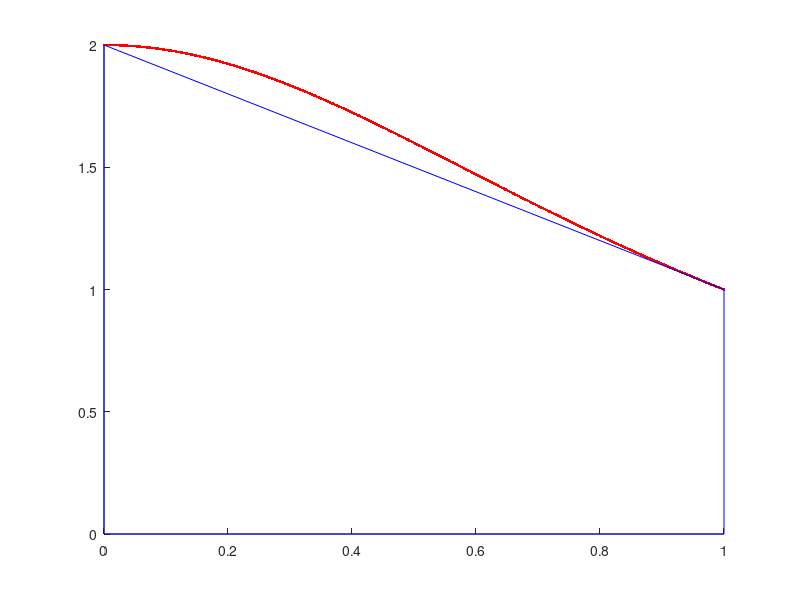

Write MATLAB code to recreate this figure.
a = 0;
b = 1;
f = @(x) 2 ./ (1 + x .^ 2);

function retval = trapezium_quadrature(a, b, f)
  retval = ((b - a) / 2) * (f(a) + f(b));
end

%a
aprox = trapezium_quadrature(a,b,f)

%b
x = 0: 0.001:1;
fx= f(x);
x_vertices = [0 0 1 1 0];
y_vertices = [0 f(0) f(1) 0 0];

hold on
plot(x,fx,'.r')
plot(x_vertices,y_vertices,'b')
hold off

%c
function retVal = simpson_quadrature(a,b,f)
  
 retVal = ((b - a) / 6) * (f(a) + 4 *(f((a + b) / 2)) + f(b));
  
endfunction

simp = simpson_quadrature(a,b,f)
